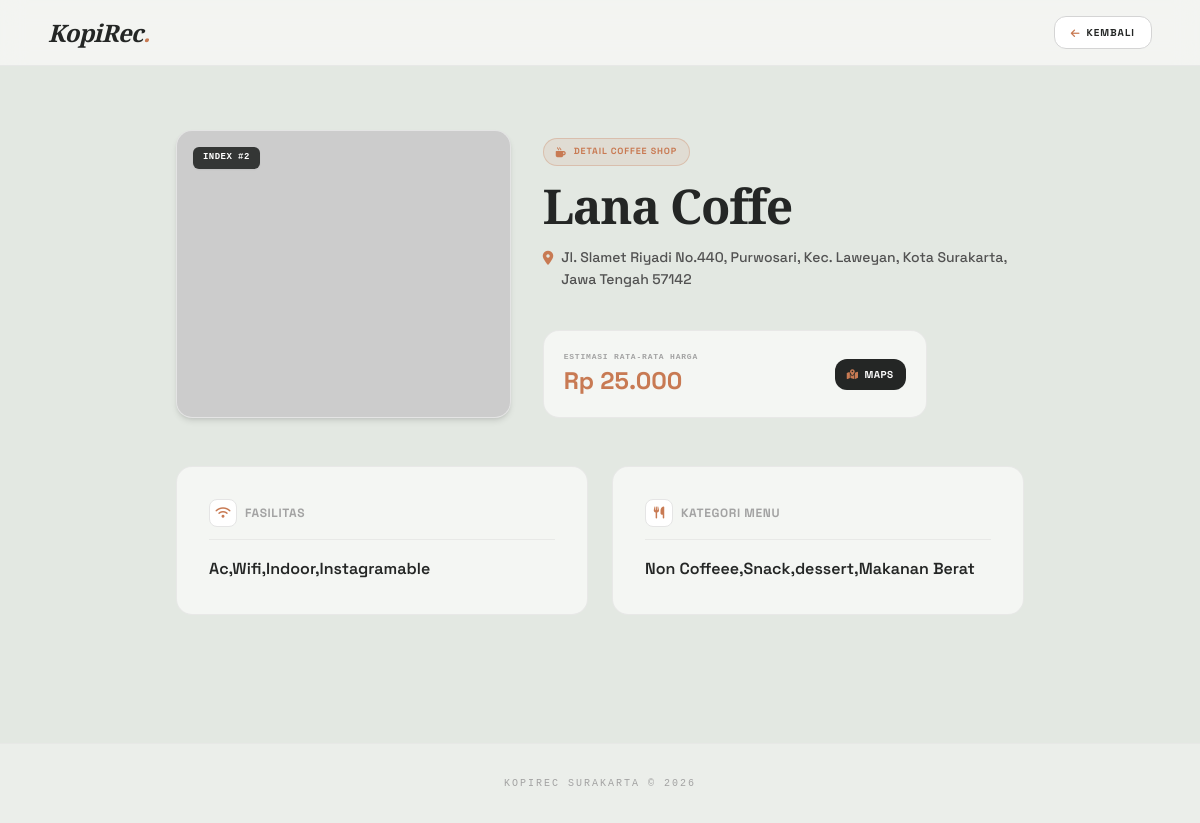
The app's page /detail/2 with its own data.
### tables this page shows
CREATE TABLE "coffee_shop" (
"No" INTEGER,
  "Nama" TEXT,
  "Fasilitas" TEXT,
  "Menu" TEXT,
  "Harga" REAL,
  "Alamat" TEXT
);

### app.py (the view)
@app.route('/detail/<int:no>')
def detail_coffee_shop(no):
    df = ambil_data_base()
    df_detail = df[df['No'] == no]
    if df_detail.empty:
        return "Coffee shop tidak ditemukan.", 404
    coffee_shop_data = df_detail.iloc[0].to_dict()
    return render_template('detail.html', coffee_shop=coffee_shop_data)

### app.py (called while the page is built)
def ambil_data_base():
    conn = sqlite3.connect('instance/coffee_shop.db')
    df = pd.read_sql_query("SELECT * FROM coffee_shop", conn)
    conn.close()
    return df

### templates/detail.html (shortened to what this page needs)
<!DOCTYPE html>
<html lang="id">
<head>
    <script src="https://cdn.tailwindcss.com"></script>
    <link rel="stylesheet" href="https://cdnjs.cloudflare.com/ajax/libs/font-awesome/6.4.0/css/all.min.css">
</head>
<body class="antialiased min-h-screen font-sans">
    <header class="w-full bg-[#F4F6F3]/90 backdrop-blur-md sticky top-0 z-50 border-b border-neutral-300/40 shadow-xs">
        <div class="max-w-6xl mx-auto px-6 py-4 flex items-center justify-between gap-4">
            <a href="/" class="font-serif text-2xl font-bold tracking-tight italic text-[#242625]">
                KopiRec<span class="text-[#C87A53]">.</span>
            </a>
            <button onclick="history.back()" class="text-[10px] uppercase font-bold tracking-widest bg-white border border-neutral-300 px-4 py-2 rounded-xl text-[#242625] hover:bg-neutral-50 hover:border-neutral-400 transition shadow-2xs flex items-center gap-1.5">
                <i class="fa-solid fa-arrow-left text-[#C87A53]"></i> Kembali
            </button>
        </div>
    </header>
    <main class="max-w-4xl mx-auto px-6 py-12 sm:py-16">
        <div class="grid grid-cols-1 md:grid-cols-12 gap-8 items-start mb-12">
            <div class="md:col-span-5 w-full h-64 md:h-72 rounded-2xl overflow-hidden bg-neutral-200 shadow-md border border-neutral-200/60 relative group">
                <img src="{{ url_for('static', filename='images/' + coffee_shop.No|string + '.jpg') }}"
                     alt="{{ coffee_shop.Nama }}"
                     class="w-full h-full object-cover transform group-hover:scale-102 transition-transform duration-700"
                     onerror="this.onerror=null; this.src='https://placehold.co/600x400/242625/FFF?text=KopiRec';">
                <span class="absolute top-4 left-4 text-[9px] font-mono font-bold bg-[#242625]/90 text-white backdrop-blur-xs px-2.5 py-1 rounded-md tracking-wider shadow-sm">INDEX #{{ coffee_shop.No }}</span>
            </div>
            <div class="md:col-span-7 flex flex-col justify-between h-full space-y-6 pt-2">
                <div class="space-y-4">
                    <div class="inline-flex items-center gap-2 bg-[#C87A53]/10 border border-[#C87A53]/30 text-[#C87A53] px-3 py-1.5 rounded-full shadow-2xs">
                        <i class="fa-solid fa-mug-hot text-[10px]"></i>
                        <span class="text-[9px] uppercase font-bold tracking-widest">Detail Coffee shop</span>
                    </div>
                    <h1 class="font-serif text-4xl sm:text-5xl font-bold tracking-tight text-[#242625] leading-tight">
                        {{ coffee_shop.Nama }}
                    </h1>
                    <p class="text-sm text-neutral-600 flex items-start gap-2 leading-relaxed font-medium">
                        <i class="fa-solid fa-location-dot text-[#C87A53] text-sm mt-0.5 flex-shrink-0"></i>
                        <span>{{ coffee_shop.Alamat }}</span>
                    </p>
                </div>
                <div class="bg-[#F4F6F3] border border-neutral-200/80 rounded-2xl p-5 flex items-center justify-between shadow-2xs max-w-sm">
                    <div>
                        <span class="text-[8px] font-mono tracking-widest text-neutral-400 uppercase block font-bold mb-0.5">Estimasi Rata-rata Harga</span>
                        <p class="text-2xl font-bold text-[#C87A53]">Rp {{ coffee_shop.Harga|int }}.000</p>
                    </div>
                    <a href="https://www.google.com/maps/search/?api=1&query={{ coffee_shop.Nama|urlencode }}+Surakarta"
                    target="_blank"
                    rel="noopener noreferrer"
                    class="bg-[#242625] text-white rounded-xl text-[10px] font-bold uppercase tracking-wider text-center py-2 px-3 hover:bg-[#343735] transition-all flex items-center justify-center gap-1.5 shadow-2xs">
                        <i class="fa-solid fa-map-location-dot text-[#C87A53]"></i> Maps
                    </a>
                </div>
            </div>
        </div>
        <div class="grid grid-cols-1 md:grid-cols-2 gap-6 mb-16">
            <div class="bg-[#F4F6F3] rounded-2xl p-6 md:p-8 border border-neutral-200/80 shadow-xs space-y-4">
                <div class="flex items-center gap-2 pb-3 border-b border-neutral-300/40">
                    <div class="w-7 h-7 rounded-lg bg-white border border-neutral-200 flex items-center justify-center text-[#C87A53]">
                        <i class="fa-solid fa-wifi text-xs"></i>
                    </div>
                    <h3 class="text-xs font-bold uppercase tracking-wider text-neutral-400">Fasilitas</h3>
                </div>
                <p class="text-base font-semibold text-[#242625] leading-relaxed">
                    {{ coffee_shop.Fasilitas }}
                </p>
            </div>
            <div class="bg-[#F4F6F3] rounded-2xl p-6 md:p-8 border border-neutral-200/80 shadow-xs space-y-4">
                <div class="flex items-center gap-2 pb-3 border-b border-neutral-300/40">
                    <div class="w-7 h-7 rounded-lg bg-white border border-neutral-200 flex items-center justify-center text-[#C87A53]">
                        <i class="fa-solid fa-utensils text-xs"></i>
                    </div>
                    <h3 class="text-xs font-bold uppercase tracking-wider text-neutral-400">Kategori Menu</h3>
                </div>
                <p class="text-base font-semibold text-[#242625] leading-relaxed">
                    {{ coffee_shop.Menu }}
                </p>
            </div>
        </div>
    </main>
    <footer class="w-full py-8 text-center text-[10px] font-mono text-neutral-400 uppercase tracking-[0.2em] bg-[#F4F6F3]/50 border-t border-neutral-200/60">
        KOPIREC SURAKARTA © 2026
    </footer>
</body>
</html>

### templates/detail.html (style rules this page uses)
body { background-color: #E3E8E2; color: #242625; }

### records on screen
coffee_shop: No "2", Nama "Lana Coffe", Alamat "Jl. Slamet Riyadi No.440, Purwosari, Kec. Laweyan, Kota Surakarta, Jawa Tengah 57142", Harga "25", Fasilitas "Ac,Wifi,Indoor,Instagramable", Menu "Non Coffeee,Snack,dessert,Makanan Berat"
